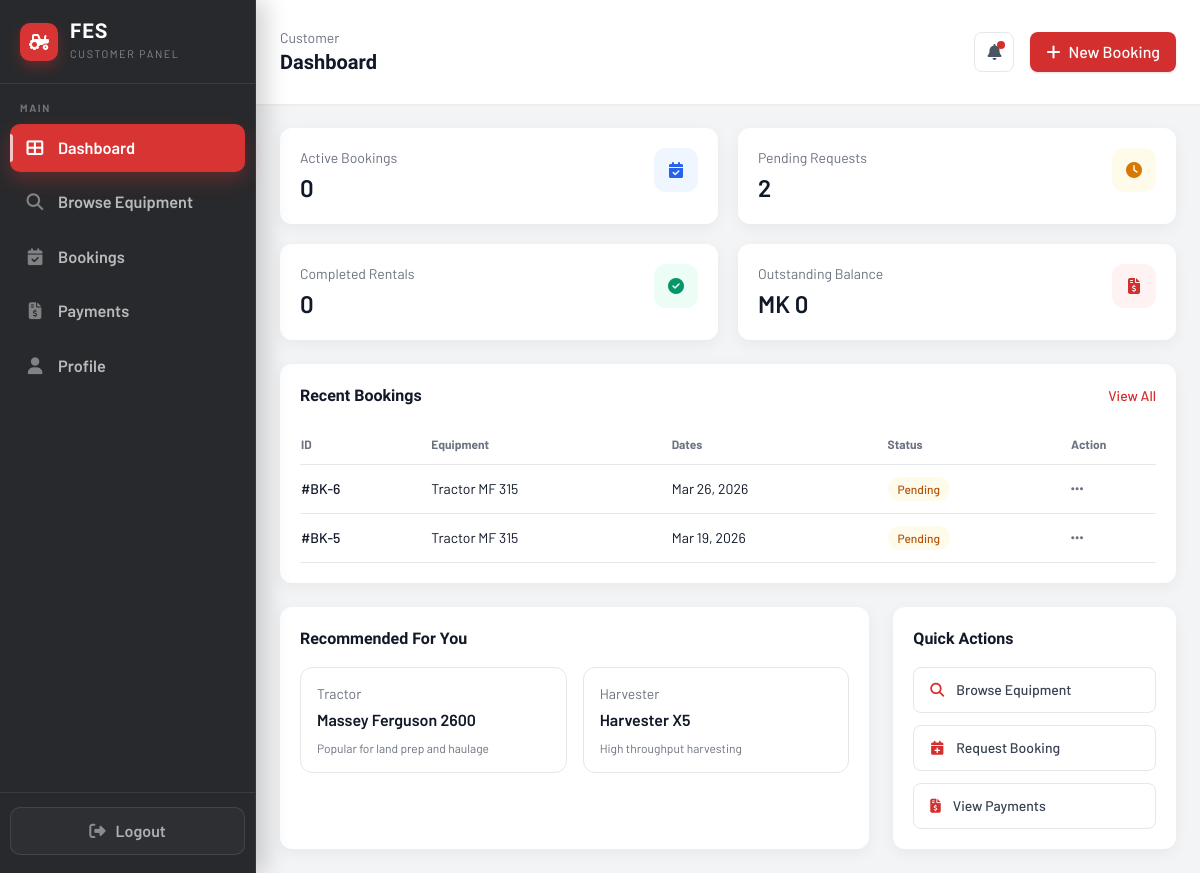
/Pages/customer/dashboard.php (signed in), run on an earlier commit of the app's database.
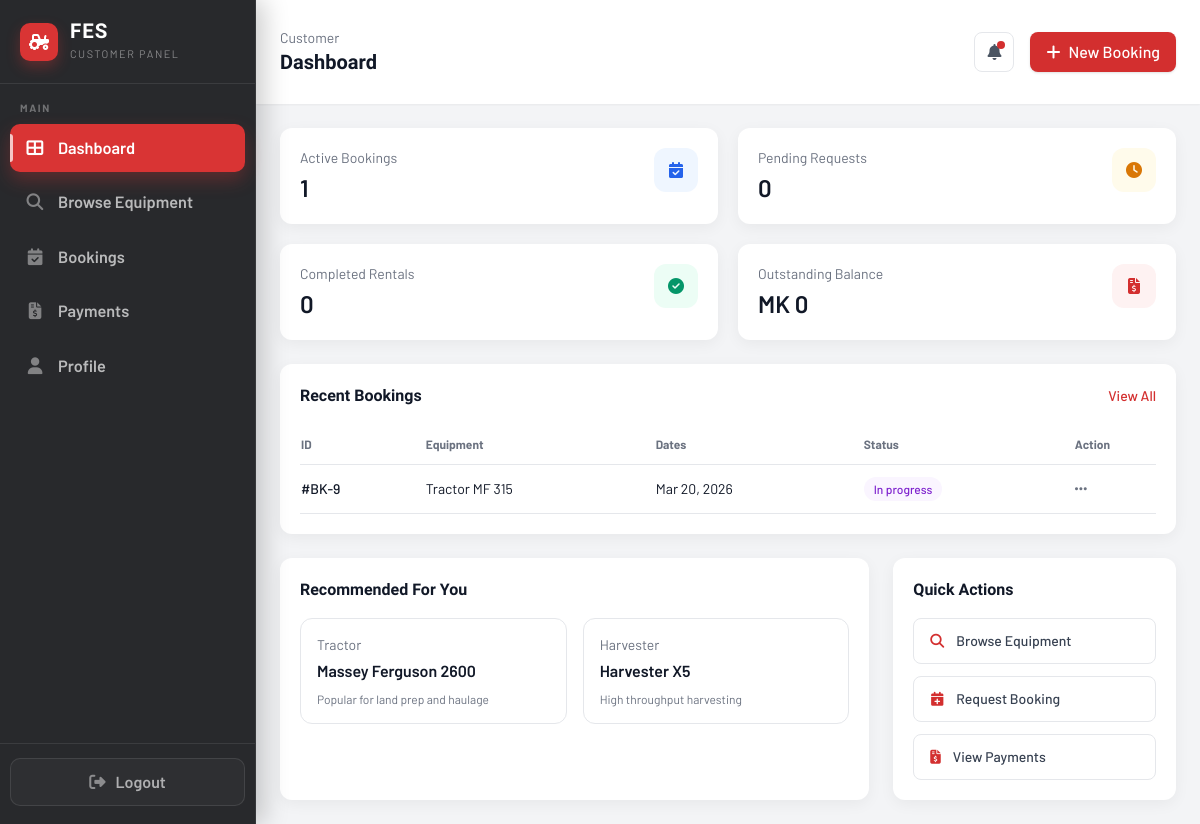
And on a later commit of the database.
### tables this page shows
CREATE TABLE IF NOT EXISTS `bookings` (
  `booking_id` int NOT NULL AUTO_INCREMENT,
  `customer_id` int NOT NULL,
  `operator_id` int DEFAULT NULL,
  `equipment_id` varchar(50) NOT NULL,
  `booking_date` date NOT NULL,
  `service_days` int NOT NULL DEFAULT '1',
  `service_type` varchar(50) NOT NULL,
  `service_location` varchar(255) NOT NULL,
  `contact_phone` varchar(50) NOT NULL,
  `field_lat` decimal(10,7) DEFAULT NULL,
  `field_lng` decimal(10,7) DEFAULT NULL,
  `field_address` varchar(255) DEFAULT NULL,
  `field_polygon` longtext,
  `field_hectares` decimal(10,2) DEFAULT NULL,
  `notes` text,
  `estimated_total_cost` decimal(12,2) NOT NULL DEFAULT '0.00',
  `status` enum('pending','confirmed','in_progress','completed','cancelled') NOT NULL DEFAULT 'pending',
  `operator_start_time` datetime DEFAULT NULL COMMENT 'Set when operator marks job In progress',
  `operator_end_time` datetime DEFAULT NULL COMMENT 'Set when operator marks job Completed',
  `created_at` timestamp NULL DEFAULT CURRENT_TIMESTAMP,
  `updated_at` timestamp NULL DEFAULT CURRENT_TIMESTAMP ON UPDATE CURRENT_TIMESTAMP,
  PRIMARY KEY (`booking_id`),
  KEY `customer_id` (`customer_id`),
  KEY `equipment_id` (`equipment_id`),
  KEY `status` (`status`),
  KEY `idx_bookings_operator_id` (`operator_id`)
);

CREATE TABLE IF NOT EXISTS `equipment` (
  `id` int NOT NULL AUTO_INCREMENT,
  `equipment_name` varchar(255) NOT NULL,
  `category` varchar(100) NOT NULL,
  `equipment_id` varchar(100) NOT NULL,
  `model` varchar(255) DEFAULT NULL,
  `description` text NOT NULL,
  `status` enum('available','in_use','maintenance','retired') NOT NULL DEFAULT 'available',
  `location` varchar(255) NOT NULL,
  `operator_id` int DEFAULT NULL,
  `purchase_date` date DEFAULT NULL,
  `daily_rate` decimal(10,2) NOT NULL,
  `hourly_rate` decimal(10,2) DEFAULT '0.00',
  `per_hectare_rate` decimal(10,2) DEFAULT NULL,
  `fuel_type` varchar(50) DEFAULT NULL,
  `total_usage_hours` int DEFAULT '0',
  `year_manufactured` int DEFAULT NULL,
  `weight_kg` decimal(10,2) DEFAULT NULL,
  `last_maintenance` date DEFAULT NULL,
  `icon` varchar(100) NOT NULL,
  `image_path` varchar(500) DEFAULT NULL,
  `created_at` timestamp NULL DEFAULT CURRENT_TIMESTAMP,
  `updated_at` timestamp NULL DEFAULT CURRENT_TIMESTAMP ON UPDATE CURRENT_TIMESTAMP,
  PRIMARY KEY (`id`),
  KEY `operator_id` (`operator_id`)
);

### Pages/customer/dashboard.php (the view, shortened to what the changed rows need)
<?php
$bookingStats = [
    'pending' => 0,
    'confirmed' => 0,
    'in_progress' => 0,
    'completed' => 0,
    'cancelled' => 0
];
$recentBookings = [];
try {
    $conn = getDBConnection();
    $customerId = intval($_SESSION['user_id']);
    $sql = "SELECT status, COUNT(*) as total FROM bookings WHERE customer_id = ? GROUP BY status";
    if ($stmt = $conn->prepare($sql)) {
        $stmt->bind_param('i', $customerId);
        $stmt->execute();
        $res = $stmt->get_result();
        while ($row = $res->fetch_assoc()) {
            $status = $row['status'];
            if (isset($bookingStats[$status])) {
                $bookingStats[$status] = intval($row['total']);
            }
        }
    }
    $sql = "SELECT b.booking_id, b.booking_date, b.status, e.equipment_name
            FROM bookings b
            JOIN equipment e ON e.equipment_id = b.equipment_id
            WHERE b.customer_id = ?
            ORDER BY b.created_at DESC
            LIMIT 5";
    if ($stmt = $conn->prepare($sql)) {
        $stmt->bind_param('i', $customerId);
        $stmt->execute();
        $res = $stmt->get_result();
        while ($row = $res->fetch_assoc()) {
            $recentBookings[] = $row;
        }
    }
} catch (Exception $e) {
    error_log('Customer dashboard data error: ' . $e->getMessage());
}
$activeBookings = $bookingStats['confirmed'] + $bookingStats['in_progress'];
?>
<!DOCTYPE html>
<html lang="en">
<head>
    <link rel="stylesheet" href="https://cdnjs.cloudflare.com/ajax/libs/font-awesome/6.4.0/css/all.min.css">
    <script src="https://cdn.tailwindcss.com"></script>
</head>
<body>
    <div class="min-h-screen w-full bg-gray-100">
        <div class="flex min-h-screen">
            <div class="flex-1 flex flex-col min-w-0 md:ml-64">
                <header class="bg-white px-6 py-7 flex items-center justify-between shadow-sm">
                    <div class="flex items-center gap-3">
                        <div>
                            <h1 class="text-xl font-semibold text-gray-900">Dashboard</h1>
                        </div>
                    </div>
                </header>
                <main class="flex-1 overflow-y-auto p-6">
                    <div class="grid grid-cols-1 sm:grid-cols-2 xl:grid-cols-4 gap-5 mb-6">
                        <div class="bg-white rounded-xl shadow-card p-5 flex items-start justify-between">
                            <div>
                                <div class="text-sm text-gray-500">Active Bookings</div>
                                <div class="mt-1 text-2xl font-semibold text-gray-900"><?php echo htmlspecialchars((string)$activeBookings); ?></div>
                            </div>
                        </div>
                        <div class="bg-white rounded-xl shadow-card p-5 flex items-start justify-between">
                            <div>
                                <div class="text-sm text-gray-500">Pending Requests</div>
                                <div class="mt-1 text-2xl font-semibold text-gray-900"><?php echo htmlspecialchars((string)$bookingStats['pending']); ?></div>
                            </div>
                        </div>
                    </div>
                    <section class="bg-white rounded-xl shadow-card p-5">
                        <div class="flex items-center justify-between mb-4">
                            <h2 class="text-base font-semibold text-gray-900">Recent Bookings</h2>
                        </div>
                        <div class="overflow-x-auto">
                            <table class="min-w-full">
                                <thead>
                                    <tr class="text-left text-xs font-medium text-gray-500 border-b">
                                        <th class="py-3 pr-4">ID</th>
                                        <th class="py-3 pr-4">Equipment</th>
                                        <th class="py-3 pr-4">Dates</th>
                                        <th class="py-3 pr-4">Status</th>
                                        <th class="py-3">Action</th>
                                    </tr>
                                </thead>
                                <tbody class="text-sm text-gray-900">
                                    <?php if (!empty($recentBookings)): ?>
                                        <?php foreach ($recentBookings as $row): ?>
                                            <?php
                                                $status = $row['status'] ?? 'pending';
                                                $badgeClasses = [
                                                    'pending' => 'bg-amber-50 text-amber-700',
                                                    'confirmed' => 'bg-blue-50 text-blue-700',
                                                    'in_progress' => 'bg-purple-50 text-purple-700',
                                                    'completed' => 'bg-emerald-50 text-emerald-700',
                                                    'cancelled' => 'bg-gray-100 text-gray-700'
                                                ];
                                                $badgeClass = $badgeClasses[$status] ?? 'bg-gray-100 text-gray-700';
                                            ?>
                                            <tr class="border-b hover:bg-gray-50">
                                                <td class="py-3 pr-4 font-medium">#BK-<?php echo htmlspecialchars((string)$row['booking_id']); ?></td>
                                                <td class="py-3 pr-4"><?php echo htmlspecialchars($row['equipment_name'] ?? 'N/A'); ?></td>
                                                <td class="py-3 pr-4">
                                                    <?php echo !empty($row['booking_date']) ? htmlspecialchars(date('M d, Y', strtotime($row['booking_date']))) : 'N/A'; ?>
                                                </td>
                                                <td class="py-3 pr-4">
                                                    <span class="inline-flex items-center px-2.5 py-1 rounded-full text-xs font-medium <?php echo $badgeClass; ?>">
                                                        <?php echo htmlspecialchars(ucfirst(str_replace('_', ' ', $status))); ?>
                                                    </span>
                                                </td>
                                                <td class="py-3">
                                                    <button class="text-gray-500 hover:text-gray-900" aria-label="More"><i class="fas fa-ellipsis-h"></i></button>
                                                </td>
                                            </tr>
                                        <?php endforeach; ?>
                                    <?php else: ?>
                                        <tr>
                                            <td class="py-6 text-center text-sm text-gray-500" colspan="5">No bookings yet.</td>
                                        </tr>
                                    <?php endif; ?>
                                </tbody>
                            </table>
                        </div>
                    </section>
                    <div class="grid grid-cols-1 lg:grid-cols-3 gap-6 mt-6">
                        <section class="lg:col-span-2 bg-white rounded-xl shadow-card p-5">
                            <h2 class="text-base font-semibold text-gray-900 mb-4">Recommended For You</h2>
                        </section>
                        <section class="bg-white rounded-xl shadow-card p-5">
                            <h2 class="text-base font-semibold text-gray-900 mb-4">Quick Actions</h2>
                        </section>
                    </div>
                </main>
            </div>
        </div>
    </div>
</body>
</html>

What changed in the data, as far as the page shows it:
removed bookings: booking_id "6", equipment.equipment_name "Tractor MF 315", booking_date "Mar 26, 2026", status "Pending"
removed bookings: booking_id "5", equipment.equipment_name "Tractor MF 315", booking_date "Mar 19, 2026", status "Pending"
added bookings: booking_id "9", equipment.equipment_name "Tractor MF 315", booking_date "Mar 20, 2026", status "In progress"
Also different on the page:
$activeBookings: "0" → "1"
$bookingStats['pending']: "2" → "0"
